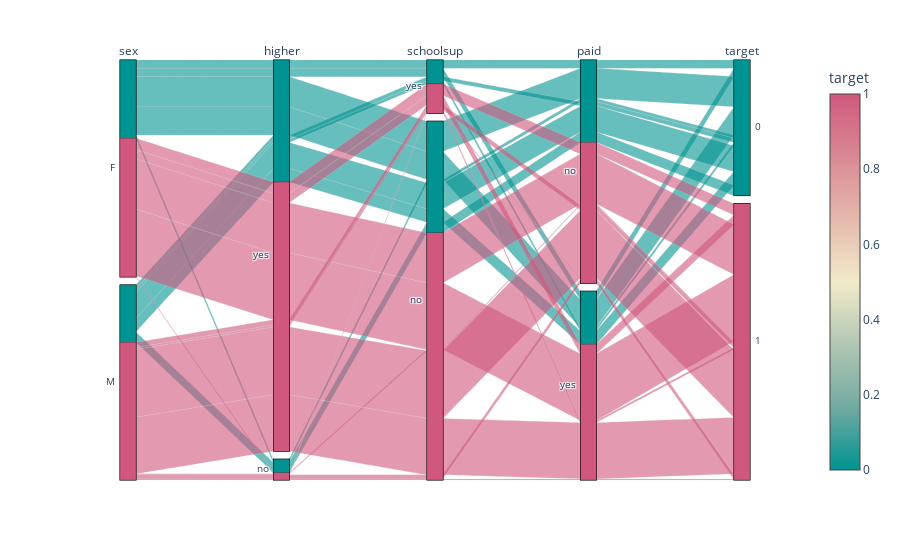

Notebook code cell kept with this figure:
### Code cell
fig = px.parallel_categories(data[['sex','higher', 'schoolsup', 'paid','target']], color="target",
                    color_continuous_scale=px.colors.diverging.Tealrose, color_continuous_midpoint=.5)
fig.show()

### Figure 1 — Plotly figure (JSON) as saved in the notebook; plotly's stock layout.template omitted (floating-point values rounded to 4 significant figures; data arrays with more than 128 entries replaced by an {"elided": "..."} marker saying what was removed)
{"data": [{"dimensions": [{"label": "sex", "values": {"elided": "395 str values"}}, {"label": "higher", "values": {"elided": "395 str values"}}, {"label": "schoolsup", "values": {"elided": "395 str values"}}, {"label": "paid", "values": {"elided": "395 str values"}}, {"label": "target", "values": {"elided": "395 int values"}}], "domain": {"x": [0, 0.98], "y": [0, 1]}, "line": {"color": {"elided": "395 int values"}, "coloraxis": "coloraxis"}, "name": "", "type": "parcats"}], "layout": {"autosize": true, "coloraxis": {"cmid": 0.5, "colorbar": {"title": {"text": "target"}}, "colorscale": [[0, "rgb(0, 147, 146)"], [0.1667, "rgb(114, 170, 161)"], [0.3333, "rgb(177, 199, 179)"], [0.5, "rgb(241, 234, 200)"], [0.6667, "rgb(229, 185, 173)"], [0.8333, "rgb(217, 137, 148)"], [1, "rgb(208, 88, 126)"]]}, "legend": {"tracegroupgap": 0}, "margin": {"t": 60}}}
